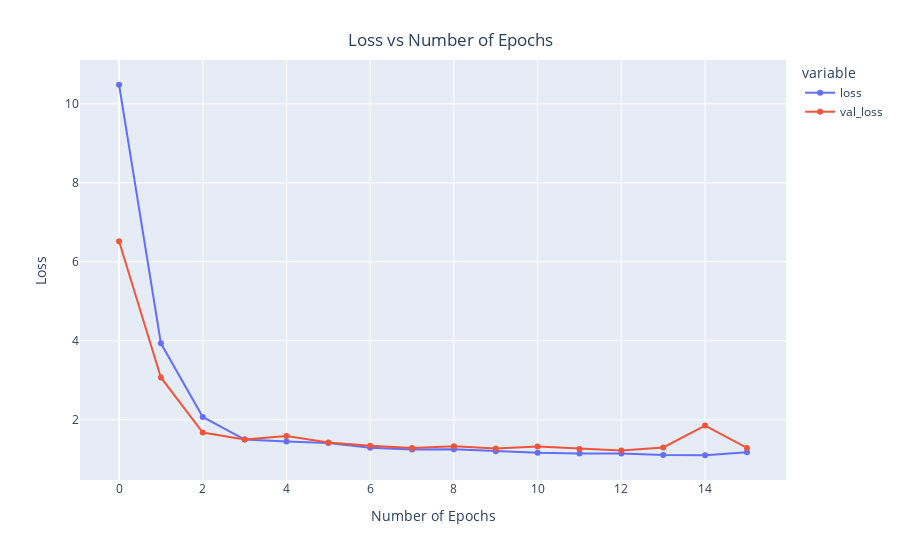

The cell this chart's notebook holds for it:
### Code cell
x = px.line(data_frame= history , 
            y= ["loss" , "val_loss"] , markers = True )
x.update_xaxes(title="Number of Epochs")
x.update_yaxes(title = "Loss")
x.update_layout(showlegend = True,
    title = {
        'text': 'Loss vs Number of Epochs',
        'y':0.94,
        'x':0.5,
        'xanchor': 'center',
        'yanchor': 'top'})
x.show()

### Figure 1 — Plotly figure (JSON) as saved in the notebook; plotly's stock layout.template omitted (floating-point values rounded to 4 significant figures)
{"data": [{"hovertemplate": "variable=loss<br>index=%{x}<br>value=%{y}<extra></extra>", "legendgroup": "loss", "line": {"color": "#636efa", "dash": "solid"}, "marker": {"symbol": "circle"}, "mode": "lines+markers", "name": "loss", "orientation": "v", "showlegend": true, "type": "scatter", "x": [0, 1, 2, 3, 4, 5, 6, 7, 8, 9, 10, 11, 12, 13, 14, 15], "xaxis": "x", "y": [10.48, 3.935, 2.071, 1.498, 1.448, 1.41, 1.294, 1.244, 1.252, 1.2, 1.163, 1.144, 1.148, 1.106, 1.101, 1.174], "yaxis": "y"}, {"hovertemplate": "variable=val_loss<br>index=%{x}<br>value=%{y}<extra></extra>", "legendgroup": "val_loss", "line": {"color": "#EF553B", "dash": "solid"}, "marker": {"symbol": "circle"}, "mode": "lines+markers", "name": "val_loss", "orientation": "v", "showlegend": true, "type": "scatter", "x": [0, 1, 2, 3, 4, 5, 6, 7, 8, 9, 10, 11, 12, 13, 14, 15], "xaxis": "x", "y": [6.52, 3.071, 1.676, 1.498, 1.589, 1.422, 1.342, 1.283, 1.327, 1.27, 1.323, 1.263, 1.221, 1.299, 1.853, 1.287], "yaxis": "y"}], "layout": {"legend": {"title": {"text": "variable"}, "tracegroupgap": 0}, "margin": {"t": 60}, "showlegend": true, "title": {"text": "Loss vs Number of Epochs", "x": 0.5, "xanchor": "center", "y": 0.94, "yanchor": "top"}, "xaxis": {"anchor": "y", "domain": [0, 1], "title": {"text": "Number of Epochs"}}, "yaxis": {"anchor": "x", "domain": [0, 1], "title": {"text": "Loss"}}}}
